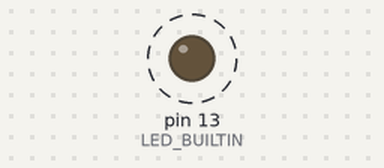
Simulated run of this sketch. Board: Arduino Uno, built with avr-gcc and run on an emulated ATmega328P. On the bench: output pins drawn as LEDs (lit = HIGH). Dashed ring = blinking.

Above: at 0.2 s.
Timing chart, 0 to 3.0 s (numbered marks = the images above):
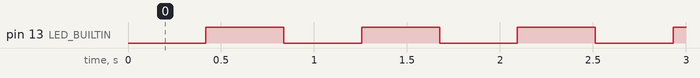

Measured:
- by itself, pin 13 (LED_BUILTIN): alternates HIGH for 0.42 s and LOW for 0.42 s

The sketch:

Usando_contadores.ino
```cpp
long contador = 0;

void setup() {
  pinMode(LED_BUILTIN, OUTPUT);
}

void loop() {
  contador++;
  if (contador == 100000) {
    digitalWrite(LED_BUILTIN, HIGH);
  } else if (contador == 200000) {
    contador = 0;
    digitalWrite(LED_BUILTIN, LOW);
  }
}
```
